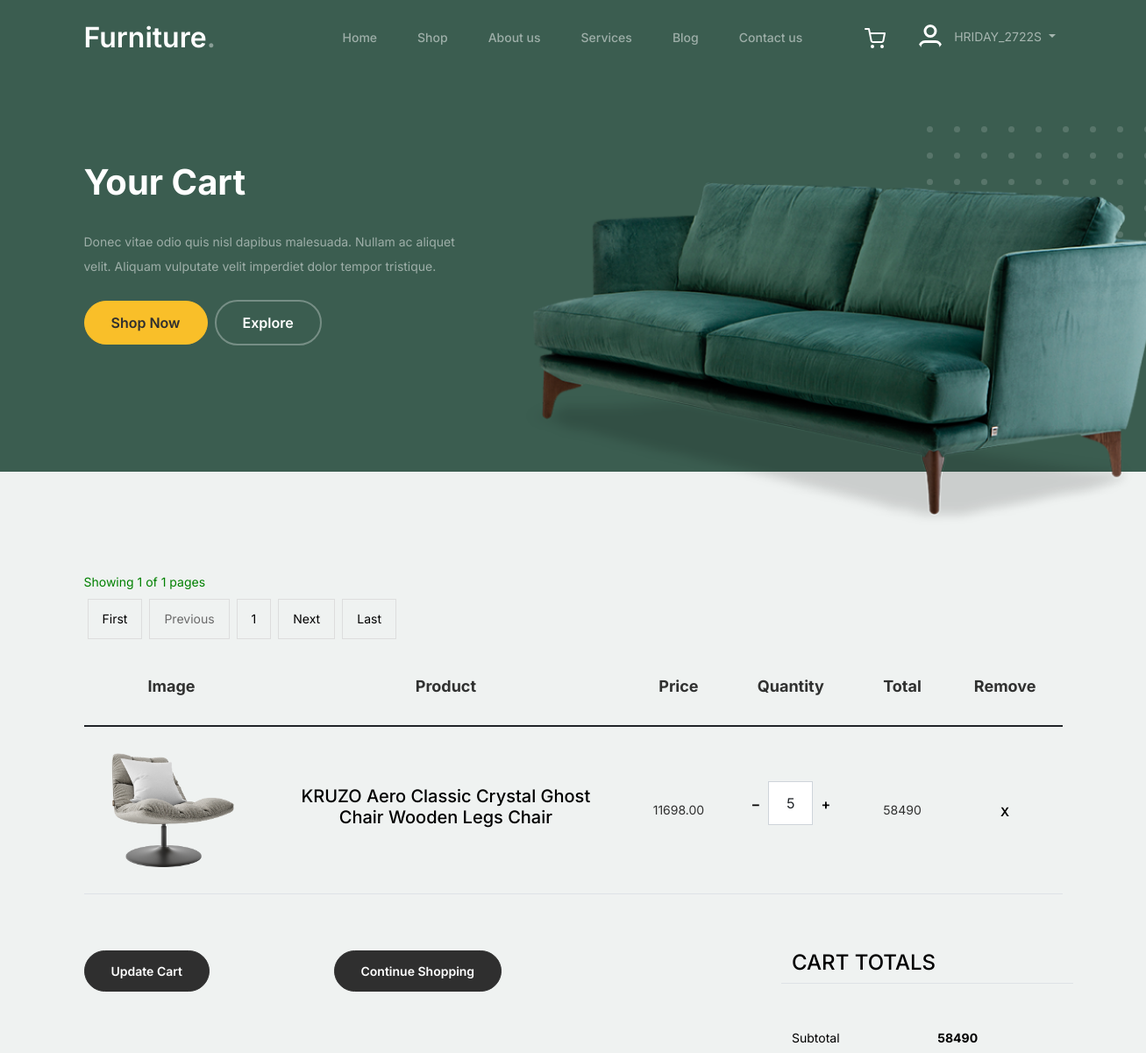
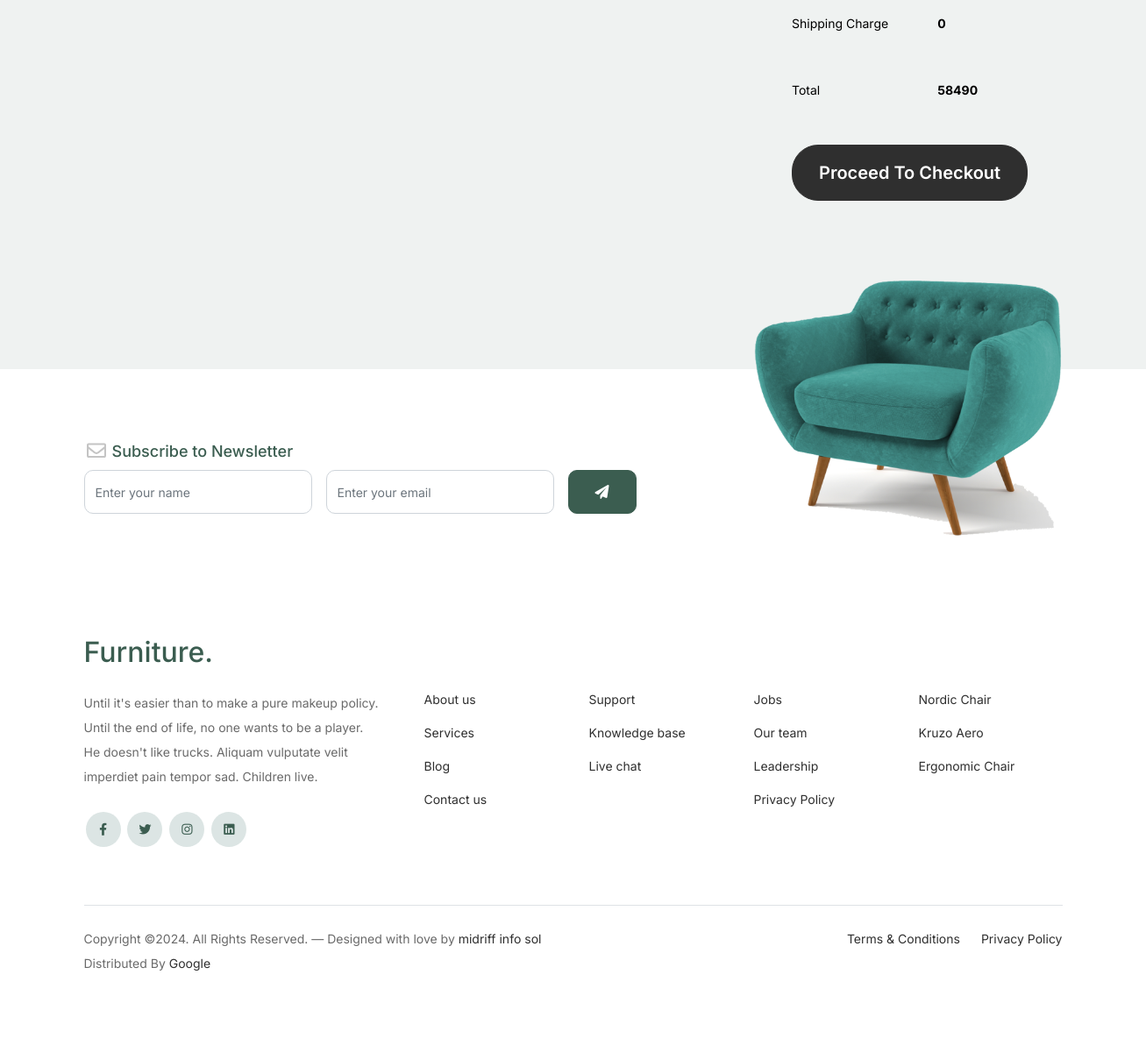
/cart.php (signed in), run on the app's committed database (2 pictures, top to bottom).
### tables this page shows
CREATE TABLE `users` (
  `id` int(11) NOT NULL,
  `firstname` varchar(250) NOT NULL,
  `lastname` varchar(250) DEFAULT NULL,
  `username` varchar(255) NOT NULL,
  `email` varchar(250) NOT NULL,
  `phone` varchar(10) NOT NULL,
  `birthday` varchar(250) NOT NULL,
  `gender` varchar(20) NOT NULL,
  `status` int(11) NOT NULL DEFAULT 0,
  `password` varchar(250) NOT NULL,
  `created_at` varchar(250) NOT NULL,
  `token` varchar(753) DEFAULT NULL,
  `exp_date` varchar(369) DEFAULT NULL
);

CREATE TABLE `products` (
  `product_id` int(11) NOT NULL,
  `name` varchar(500) NOT NULL,
  `description` varchar(1000) NOT NULL,
  `amount` varchar(250) NOT NULL,
  `image` varchar(800) DEFAULT NULL,
  `created_at` varchar(250) NOT NULL
);

CREATE TABLE `image` (
  `id` int(11) NOT NULL,
  `product_id` varchar(255) DEFAULT NULL,
  `image` varchar(555) NOT NULL,
  `created_at` varchar(255) NOT NULL
);

CREATE TABLE `user_cart` (
  `id` int(11) NOT NULL,
  `user_id` varchar(250) NOT NULL,
  `product_id` varchar(250) NOT NULL,
  `quantity` varchar(120) NOT NULL DEFAULT '1',
  `total_amount` varchar(250) NOT NULL,
  `created_at` varchar(255) NOT NULL
);

### cart.php (the view, shortened to what this page needs)
<?php
require_once "config.php";
$start = 0;
    $row_per_page = 5;
    $sql = "SELECT * FROM user_cart WHERE user_id = '$_SESSION[id]'";
    $records = $conn->query( $sql );
    $nr_of_rows = $records->num_rows;
    $pages = ceil($nr_of_rows/$row_per_page);
?>
<!doctype html>
<html lang="en">
<head>
		<link href="css/bootstrap.min.css" rel="stylesheet">
		<link href="https://cdnjs.cloudflare.com/ajax/libs/font-awesome/6.0.0-beta3/css/all.min.css" rel="stylesheet">
		<link href="css/tiny-slider.css" rel="stylesheet">
		<link href="css/style.css" rel="stylesheet">
	</head>
	<body>
  <nav class="custom-navbar navbar navbar navbar-expand-md navbar-dark bg-dark" arial-label="Furniture navigation bar">
<div class="container">
    <a class="navbar-brand" href="index.php">Furniture<span>.</span></a>
    <div class="collapse navbar-collapse" id="navbarsFurni">
        <ul class="custom-navbar-nav navbar-nav ms-auto mb-2 mb-md-0">
            <li><a class="nav-link" href="index.php">Home</a></li>
            <li><a class="nav-link" href="shop.php">Shop</a></li>
            <li><a class="nav-link" href="about.php">About us</a></li>
            <li><a class="nav-link" href="services.php">Services</a></li>
            <li><a class="nav-link" href="blog.php">Blog</a></li>
            <li><a class="nav-link" href="contact.php">Contact us</a></li>
        </ul>
        <ul class="custom-navbar-cta navbar-nav mb-2 mb-md-0 ms-5">
            <?php
            if(!empty($_SESSION["id"])){
            ?>
            <li><a class="nav-link" href="cart.php"><img src="images/cart.svg"></a></li>
            <?php
            }
            ?>
            <?php
            if(!empty($_SESSION["id"])){
                    $sql = "SELECT * FROM users WHERE id = '$_SESSION[id]'";
                    $result = $conn->query($sql);
                        if ($result->num_rows > 0) {
                            while ($row = $result->fetch_assoc()) {
            ?>
            <li>
                <div class="navbar-nav align-items-center ms-auto">
                    <div class="nav-item dropdown">
                        <a class="nav-link dropdown-toggle" data-bs-toggle="dropdown">
                            <img class="rounded-circle me-lg-2" src="images/user.svg" alt="" style="width: 30px; height: 30px;">
                            <span class="d-none d-lg-inline-flex"><?php echo $row["username"]; ?></span>
                        </a>
                    </div>
                </div>
            </li>
            <?php
            }
        }
    }
    ?>
    </ul>
</div>
</div>
</nav>
    <div class="hero">
				<div class="container">
					<div class="row justify-content-between">
						<div class="col-lg-5">
							<div class="intro-excerpt">
								<h1>Your Cart</h1>
								<p class="mb-4">Donec vitae odio quis nisl dapibus malesuada. Nullam ac aliquet velit. Aliquam vulputate velit imperdiet dolor tempor tristique.</p>
								<p><a href="shop.php" class="btn btn-secondary me-2">Shop Now</a><a href="#" class="btn btn-white-outline">Explore</a></p>
							</div>
						</div>
						<div class="col-lg-7">
							<div class="hero-img-wrap">
								<img src="images/couch.png" class="img-fluid">
							</div>
						</div>
					</div>
				</div>
			</div>
		<div class="untree_co-section before-footer-section">
            <div class="container">
              <div class="row mb-5">
                <form class="col-md-12" method="post">
                  <div class="site-blocks-table">
                    <table class="table">
                      <thead>
                        <tr>
                          <th class="product-thumbnail">Image</th>
                          <th class="product-name">Product</th>
                          <th class="product-price">Price</th>
                          <th class="product-quantity">Quantity</th>
                          <th class="product-total">Total</th>
                          <th class="product-remove">Remove</th>
                        </tr>
                      </thead>
                      <tbody>
                        <?php
                        $que = "SELECT * FROM user_cart WHERE user_id = '$_SESSION[id]' LIMIT $start,$row_per_page";
                        $result = $conn->query($que);
                        if ($result->num_rows > 0) {
                          while ($row = $result->fetch_assoc()) {
                            $quantity = $row["quantity"];
                            $sql = "SELECT * FROM products WHERE product_id = '$row[product_id]'";
                            $res = $conn->query($sql);
                            if(mysqli_num_rows($res) > 0){
                              while ($val = $res->fetch_assoc()){
                                $amount = $val["amount"];
                                $product_id = $val["product_id"];
                                $name = $val["name"];
                                ?>
                                <?php
                                $query = "SELECT * FROM image WHERE product_id = '$product_id'";
                                $resol = $conn->query($query);
                                if ($resol->num_rows > 0) {
                                  while ($rows = $resol->fetch_assoc()) {
                                    $image = $rows["image"];
                                  }
                                }
                                ?>
                        <tr>
                          <td class="product-thumbnail">
                          <a class="product-item" href="Single-products/single-products.php?id=<?php echo $row["product_id"]; ?>">
                          <img src="<?php if(!empty($image)){echo "Admin/Add products/folder/".$image;}else{ echo "";} ?>" width="150px" class="img-fluid">
                        </a>
                          </td>
                          <td class="product-name">
                            <h2 class="h5 text-black"><?php if(!empty($name)){echo $name;}else{echo "";} ?></h2>
                          </td>
                          <td><?php if(!empty($amount)){echo $amount;}else{ echo "";} ?></td>
                          <td><?php
                            if(!empty($quantity)){?>
                            <div class="input-group mb-3 d-flex align-items-center quantity-container" style="max-width: 120px;">
                              <div class="input-group-prepend">
                                <?php if($quantity >= 1){?>
                                <a class="btn btn-outline-black decrease" type="button" href="Quantity/decrease.php?id=<?php echo $product_id ?>">&minus;</a>
                                <?php } ?>
                              </div>
                              <input type="text" class="form-control text-center quantity-amount" value="<?php echo $quantity; ?>" placeholder="" aria-label="Example text with button addon" aria-describedby="button-addon1">
                              <div class="input-group-append">
                                <a class="btn btn-outline-black increase" type="button" href="Quantity/increase.php?id=<?php echo $product_id ?>">&plus;</a>
                              </div>
                            </div>
                           <?php }else{
                            echo "";
                           }?>
                          </td>
                          <td><?php if(!empty($amount)){echo $amount*$quantity ;}else{echo"";} ?></td>
                          <?php
                          if(!empty($product_id)){
                            ?>
                          <td><a class="btn btn-black btn-sm" href="delete.php?id=<?php echo $product_id ?>" onclick ='return checkdelete()'>X</a></td>
                        </tr>
                        <?php
                          }else{
                            echo "";
                          }
                        ?>
                        <?php
                        }
                            }
                          }
                        }else{
                          echo "It appears that you haven't added any products yet.";
                        }
                        ?>
                        <div class="page-info">
                                    <?php
                                        if(!isset($_GET['page-nr'])){
                                            $page = 1;
                                        }else{
                                            $page = $_GET['page-nr'];
                                        }
                                    ?>
                                    Showing <?php echo $page ?> of <?php echo $pages ?> pages
                                </div>
                            <div class="pagination">
                                <a href="?page-nr=1">First</a>
                                <?php
                                if(isset($_GET['page-nr']) && $_GET['page-nr'] > 1){
                                    ?>
                                    <a href="?page-nr=<?php echo $_GET['page-nr'] - 1 ?>">Previous</a>
                                    <?php
                                    }else{
                                        ?>
                                        <a>Previous</a>
                                        <?php
                                    }
                                    ?>
                                <div class="page-numbers">
                                    <?php
                                    for($counter = 1; $counter <= $pages; $counter ++){
                                        ?>
                                        <a href="?page-nr=<?php echo $counter ?>"><?php echo $counter ?></a>
                                        <?php
                                        }
                                        ?>
                                </div>
                                <?php
                                if(!isset($_GET['page-nr'])){
                                    ?>
                                    <a href="?page-nr = 2">Next</a>
                                    <?php
                                            }
                                            ?>
                                <a href="?page-nr=<?php echo $pages?>">Last</a>
                            </div>
                      </tbody>
                    </table>
                  </div>
                </form>
              </div>
              <div class="row">
                <div class="col-md-6">
                  <div class="row mb-5">
                    <div class="col-md-6 mb-3 mb-md-0">
                    <a class="btn btn-black btn-sm btn-block" onclick="window.location.reload();">Update Cart</a>
                    </div>
                    <div class="col-md-6">
                      <a class="btn btn-outline-black btn-sm btn-block" href="shop.php">Continue Shopping</a>
                    </div>
                  </div>
                </div>
                <div class="col-md-6 pl-5">
                  <div class="row justify-content-end">
                    <div class="col-md-7">
                      <div class="row">
                        <div class="col-md-12 text-right border-bottom mb-5">
                          <h3 class="text-black h4 text-uppercase">Cart Totals</h3>
                        </div>
                      </div>
                      <div class="row mb-3">
                        <div class="col-md-6">
                          <span class="text-black">Subtotal</span>
                        </div>
                        <?php
                        $que = "SELECT SUM(total_amount) FROM user_cart WHERE user_id = '$_SESSION[id]'";
                        $result = $conn->query($que);
                        if ($result->num_rows > 0) {
                          while ($row = $result->fetch_array()) {
                            $total = $row["SUM(total_amount)"];
                          }
                        }
                      ?>
                        <div class="col-md-6 text-right">
                          <strong class="text-black">
                            <?php
                            if(empty($amount)){
                              echo "0";
                            }else{
                              echo $total;
                            }
                          ?>
                          </strong>
                        </div>
                      </div>
                      <div class="row mb-5">
                        <div class="col-md-6">
                          <span class="text-black">Shipping Charge</span>
                          </div>
                        <div class="col-md-6 text-right">
                          <strong class="text-black">
                          <?php
                            if(empty($amount)){
                              echo "0";
                            }else{
                              if($total >= 10000){
                                echo "0";
                              }else{
                                echo "999";
                              }
                            }
                            ?>
                          </strong>
                        </div>
                      </div>
                      <div class="row mb-5">
                        <div class="col-md-6">
                          <span class="text-black">Total</span>
                        </div>
                        <div class="col-md-6 text-right">
                          <strong class="text-black">
                          <?php
                            if(empty($amount)){
                              echo "0";
                            }else{
                              echo $total;
                            }
                            ?>
                          </strong>
                        </div>
                      </div>
                      <div class="row">
                        <div class="col-md-12">
                          <button class="btn btn-black btn-lg py-3 btn-block" onclick="window.location='checkout.php'">Proceed To Checkout</button>
                        </div>
                      </div>
                    </div>
                  </div>
                </div>
              </div>
            </div>
          </div>
		<?php require_once "footer.php"; ?>
	</body>
</html>

### data on the page
users: username "HRIDAY_2722S"
user_cart: quantity "5"
products: image.image (picture), name "KRUZO Aero Classic Crystal Ghost Chair Wooden Legs Chair", amount "11698.00", $amount*$quantity "58490"

### other printed values
$page "1"
$pages "1"
$total "58490"
